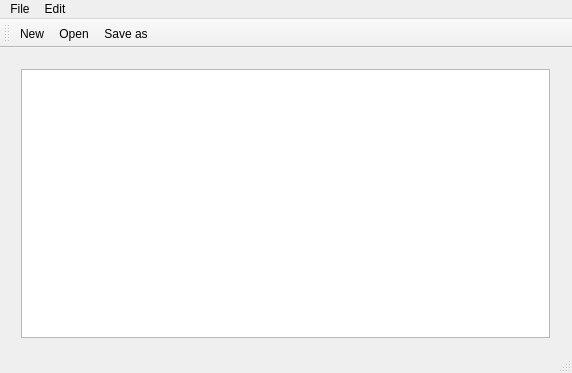
<?xml version="1.0" encoding="UTF-8"?>
<ui version="4.0">
 <class>MainWindow</class>
 <widget class="QMainWindow" name="MainWindow">
  <property name="geometry">
   <rect>
    <x>0</x>
    <y>0</y>
    <width>572</width>
    <height>373</height>
   </rect>
  </property>
  <property name="windowTitle">
   <string>MainWindow</string>
  </property>
  <widget class="QWidget" name="centralWidget">
   <widget class="QWidget" name="verticalLayoutWidget">
    <property name="geometry">
     <rect>
      <x>10</x>
      <y>10</y>
      <width>551</width>
      <height>291</height>
     </rect>
    </property>
    <layout class="QVBoxLayout" name="verticalLayout">
     <item>
      <widget class="QTextEdit" name="textEdit"/>
     </item>
    </layout>
   </widget>
  </widget>
  <widget class="QMenuBar" name="menuBar">
   <property name="geometry">
    <rect>
     <x>0</x>
     <y>0</y>
     <width>572</width>
     <height>22</height>
    </rect>
   </property>
   <widget class="QMenu" name="menuFile">
    <property name="title">
     <string>File</string>
    </property>
    <addaction name="actionNew"/>
    <addaction name="actionOpen"/>
    <addaction name="actionSave_as"/>
    <addaction name="actionPrint"/>
    <addaction name="actionQuit"/>
   </widget>
   <widget class="QMenu" name="menuEdit">
    <property name="title">
     <string>Edit</string>
    </property>
    <addaction name="actionCopy"/>
    <addaction name="actionPaste"/>
    <addaction name="actionCut"/>
    <addaction name="actionUndo"/>
    <addaction name="actionRedo"/>
   </widget>
   <addaction name="menuFile"/>
   <addaction name="menuEdit"/>
  </widget>
  <widget class="QToolBar" name="mainToolBar">
   <attribute name="toolBarArea">
    <enum>TopToolBarArea</enum>
   </attribute>
   <attribute name="toolBarBreak">
    <bool>false</bool>
   </attribute>
   <addaction name="actionNew"/>
   <addaction name="actionOpen"/>
   <addaction name="actionSave_as"/>
  </widget>
  <widget class="QStatusBar" name="statusBar"/>
  <action name="actionNew">
   <property name="icon">
    <iconset resource="resources.qrc">
     <normaloff>:/Images/Icons/New.bmp</normaloff>:/Images/Icons/New.bmp</iconset>
   </property>
   <property name="text">
    <string>New</string>
   </property>
  </action>
  <action name="actionOpen">
   <property name="icon">
    <iconset resource="resources.qrc">
     <normaloff>:/Images/Icons/Open.bmp</normaloff>:/Images/Icons/Open.bmp</iconset>
   </property>
   <property name="text">
    <string>Open</string>
   </property>
  </action>
  <action name="actionSave_as">
   <property name="icon">
    <iconset resource="resources.qrc">
     <normaloff>:/Images/Icons/Save.bmp</normaloff>:/Images/Icons/Save.bmp</iconset>
   </property>
   <property name="text">
    <string>Save as</string>
   </property>
  </action>
  <action name="actionPrint">
   <property name="text">
    <string>Print</string>
   </property>
  </action>
  <action name="actionQuit">
   <property name="text">
    <string>Exit</string>
   </property>
  </action>
  <action name="actionCopy">
   <property name="icon">
    <iconset resource="resources.qrc">
     <normaloff>:/Images/Icons/Copy.bmp</normaloff>:/Images/Icons/Copy.bmp</iconset>
   </property>
   <property name="text">
    <string>Copy</string>
   </property>
  </action>
  <action name="actionPaste">
   <property name="icon">
    <iconset resource="resources.qrc">
     <normaloff>:/Images/Icons/Paste.bmp</normaloff>:/Images/Icons/Paste.bmp</iconset>
   </property>
   <property name="text">
    <string>Paste</string>
   </property>
  </action>
  <action name="actionCut">
   <property name="icon">
    <iconset resource="resources.qrc">
     <normaloff>:/Images/Icons/Cut.bmp</normaloff>:/Images/Icons/Cut.bmp</iconset>
   </property>
   <property name="text">
    <string>Cut</string>
   </property>
  </action>
  <action name="actionUndo">
   <property name="text">
    <string>Undo</string>
   </property>
  </action>
  <action name="actionRedo">
   <property name="text">
    <string>Redo</string>
   </property>
  </action>
 </widget>
 <layoutdefault spacing="6" margin="11"/>
 <resources>
  <include location="resources.qrc"/>
 </resources>
 <connections/>
</ui>
